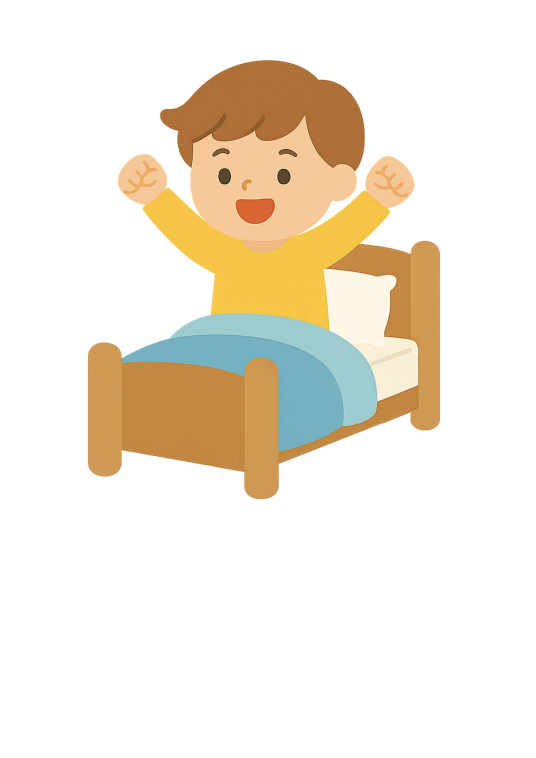
#> input picture mockup/assets/oppositions_pdf_pages/page_01.png, 1072 x 1516 px, found by its file name (shown at 1/2 size); its folder holds 4 pictures in this run
$ python extract-oppositions-cards.py
#> lines starting #> are read from the running program, lines starting #| are printed output that depends on the picture
#> (the call stopped at in render_pages, `pdf = pdfium.PdfDocument(str(PDF_PATH))`: pypdfium2 is not available in this run)
#> in export_cards, img is the input picture: PIL image 1072x1516 RGB; mean R, G, B 242.4, 234.2, 220.8
#!/usr/bin/env python3
"""Extract opposition card images from oppositions.pdf pages."""

from pathlib import Path
from PIL import Image
import pypdfium2 as pdfium

PDF_PATH = Path(
    "/Users/yasuki/Library/CloudStorage/GoogleDrive-lets6@juku-lets.com/"
    ".shortcut-targets-by-id/1HuCuIY9sBooLJOF5NzhJBLqY5a-cT_wb/"
    "レッツ社員用/20_講座/125_幼児英語_Sprouts/イラスト/picture cards/oppositions/oppositions.pdf"
)
PAGE_OUT = Path("/Users/yasuki/Documents/GitHub/幼児英語/mockup/assets/oppositions_pdf_pages")
CARD_OUT = Path("/Users/yasuki/Documents/GitHub/幼児英語/mockup/assets/oppositions_cards")

PAIRS = {
    "wake_up": (1, 2),
    "sleep": (3, 4),
    "stand_up": (5, 6),
    "sit_down": (7, 8),
    "dirty": (9, 10),
    "clean": (11, 12),
    "long": (13, 14),
    "short": (15, 16),
    "dark": (17, 18),
    "bright": (19, 20),
}


def trim_white(img, threshold=245):
#> called with threshold = 245
    rgb = img.convert("RGB")
    pix = rgb.load()
    w, h = rgb.size
#> w = 1072; h = 1516
    left, top, right, bottom = w, h, -1, -1
#> left = 1072; top = 1516; right = -1; bottom = -1

    for y in range(h):
        for x in range(w):
            r, g, b = pix[x, y]
            if not (r > threshold and g > threshold and b > threshold):
                left = min(left, x)
                top = min(top, y)
                right = max(right, x)
                bottom = max(bottom, y)

    if right == -1:
        return img

    margin = 16
    left = max(0, left - margin)
#> left = 155
    top = max(0, top - margin)
#> top = 103
    right = min(w - 1, right + margin)
#> right = 897
    bottom = min(h - 1, bottom + margin)
#> bottom = 1014
    return img.crop((left, top, right + 1, bottom + 1))
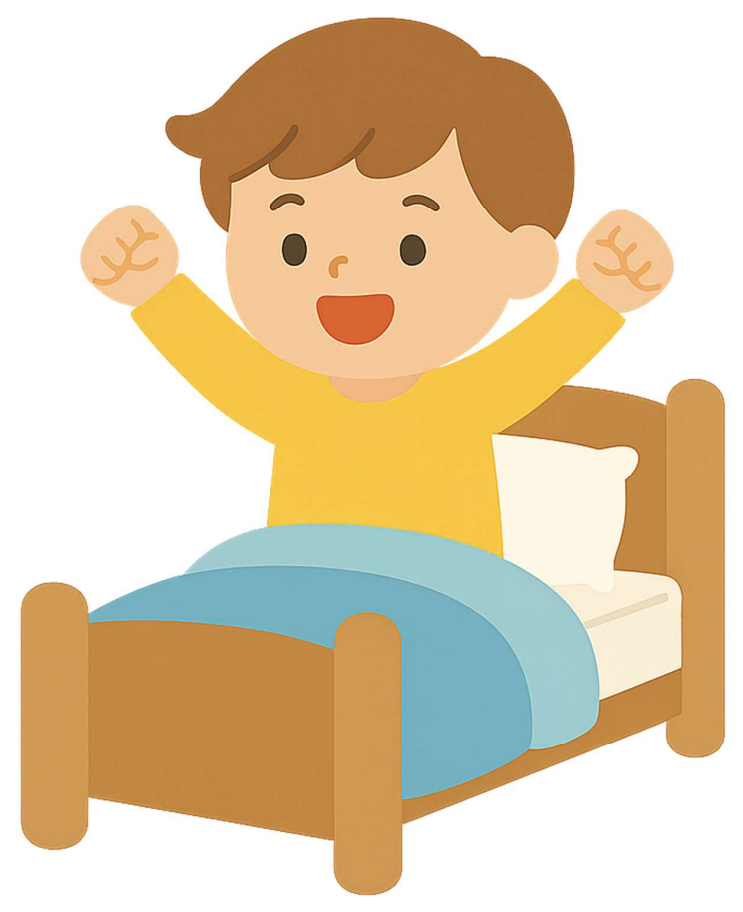
#> returned value: PIL image 743x912 RGB; mean R, G, B 224.8, 205.2, 173


def render_pages():
    PAGE_OUT.mkdir(parents=True, exist_ok=True)
    pdf = pdfium.PdfDocument(str(PDF_PATH))

    for i in range(len(pdf)):
        page = pdf[i]
        img = page.render(scale=1.8).to_pil()
        img.save(PAGE_OUT / f"page_{i + 1:02d}.png")


def export_cards():
    CARD_OUT.mkdir(parents=True, exist_ok=True)

    for name, (jp_page, en_page) in PAIRS.items():
        for mode, page in (("jp", jp_page), ("en", en_page)):
            img = Image.open(PAGE_OUT / f"page_{page:02d}.png")
            img = trim_white(img)
            target_h = 380
            ratio = target_h / img.height
#> ratio = 0.417
            img = img.resize((int(img.width * ratio), target_h), Image.LANCZOS)
#> img: PIL image 309x380 RGB
            img.save(CARD_OUT / f"{name}_{mode}.png")
#> pass 2 of the loop in export_cards, `for name, (jp_page, en_page) in PAIRS.items():`:
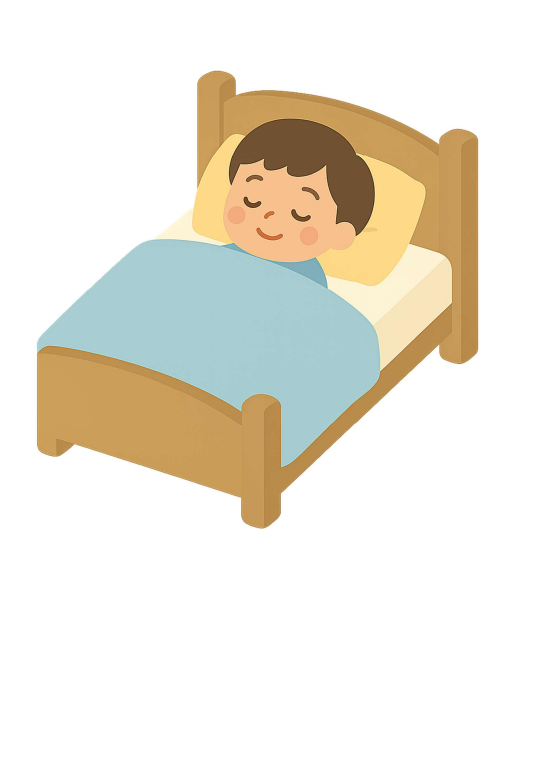
#> input picture mockup/assets/oppositions_pdf_pages/page_03.png, 1072 x 1516 px, found by its file name (shown at 1/2 size)
#> in export_cards, img is the input picture: PIL image 1072x1516 RGB; mean R, G, B 235.9, 231.1, 219.3
#> in trim_white (call 3), `return img.crop((left, top, right + 1, bottom + 1))`:
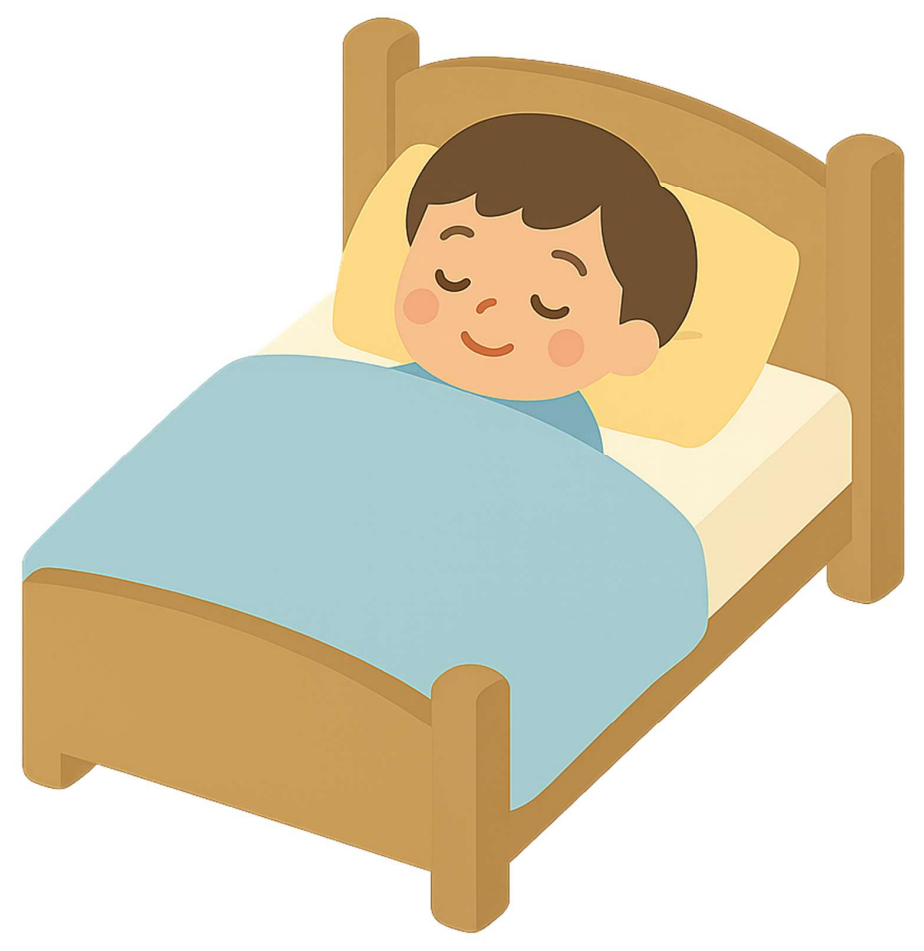
#> returned value: PIL image 924x951 RGB; mean R, G, B 219.6, 210.8, 188.9
#> img: PIL image 369x380 RGB


def main():
    render_pages()
    export_cards()
    print(f"Saved card images to: {CARD_OUT}")


if __name__ == "__main__":
#> (the run stopped early here; a loop or call above may not have finished)
